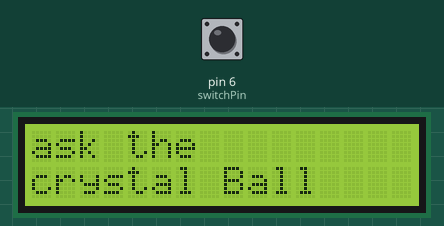
This sketch was run on a simulated Arduino Uno, built with avr-gcc and run on an emulated ATmega328P. Parts: 16×2 character LCD. The inputs (shaded band) are chosen by the test bench; at power-on: pin 6 (switchPin) LOW. Random numbers use the default seed unless the sketch sets one; what the sketch prints to the serial monitor is not drawn.

Above: at 1.2 s.
1.3 s: pin 6 (switchPin) pulled HIGH for 0.15 s
At 2.2 s:
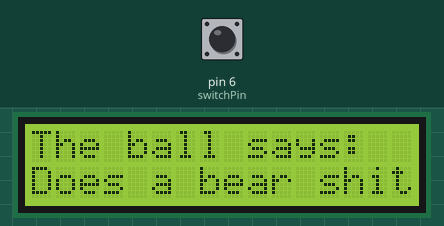
2.9 s: pin 6 (switchPin) pulled HIGH for 1 s
At 4.6 s:
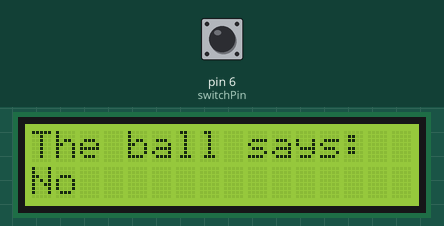
5.4 s: pin 6 (switchPin) pulsed HIGH 5 times (0.12 s each, 0.3 s apart)
At 7.5 s:
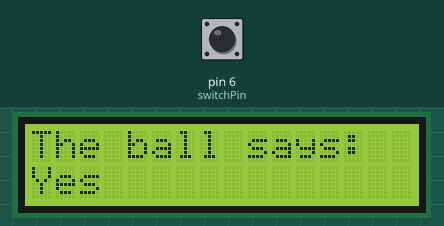
8.4 s: pin 6 (switchPin) pulled HIGH for 0.15 s
At 9.7 s:
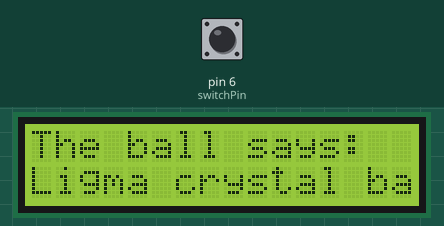
10.0 s: pin 6 (switchPin) pulled HIGH for 3.2 s
At 14.2 s:
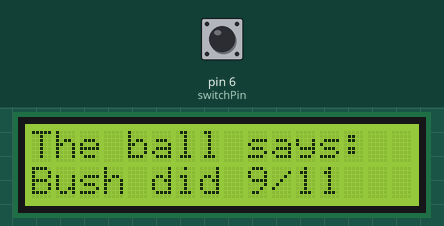
14.7 s: pin 6 (switchPin) pulled HIGH for 0.15 s
At 16.0 s:
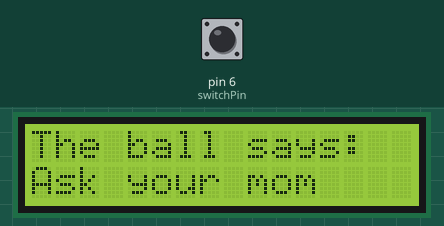
Timing chart, 0 to 17.3 s (numbered marks = the images above; inputs shaded):
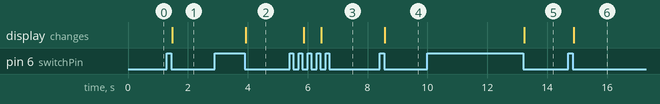

The sketch:

project_11.ino
```cpp
#include <LiquidCrystal.h>
LiquidCrystal lcd(12, 11, 5, 4, 3, 2);

const int switchPin = 6;
int switchState = 0;
int prevSwitchState = 0;
int reply;

void setup() {
  Serial.begin(9600);

  lcd.begin(16, 2);
  pinMode(switchPin, INPUT);

  lcd.print("ask the");
  lcd.setCursor(0, 1);
  lcd.print("crystal Ball");
}

void loop() {
  switchState = digitalRead(switchPin);

  Serial.print("switch state = ");
  Serial.println(switchState);

  if(switchState != prevSwitchState) {
    if(switchState == LOW){
      reply = random(8);

      lcd.clear();
      lcd.setCursor(0, 0);
      lcd.print("The ball says:");
      lcd.setCursor(0, 1);

      switch(reply){
        case 0:
        lcd.print("Yes");
        break;
        case 1:
        lcd.print("No");
        break;
        case 2:
        lcd.print("Go fuck yourself");
        break;
        case 3:
        lcd.print("Bush did 9/11");
        break;
        case 4:
        lcd.print("Hayden's cake");
        break;
        case 5:
        lcd.print("Ask your mom");
        break;
        case 6:
        lcd.print("Ligma crystal ballz");
        break;
        case 7:
        lcd.print("Does a bear shit in the woods?");
        break;
      }
    }
  }
  prevSwitchState = switchState;
}
```

Measured:
- after the input at 1.3 s, the display: changes after 0.18 s (image 1)
- after the input at 2.9 s, the display: changes after 1.0 s (image 2)
- after the input at 5.4 s, the display: first changes after 0.46 s (image 3 shows a later state)
- after the input at 8.4 s, the display: changes after 0.18 s (image 4)
- after the input at 10.0 s, the display: changes after 3.2 s (image 5)
- after the input at 14.7 s, the display: changes after 0.19 s (image 6)
